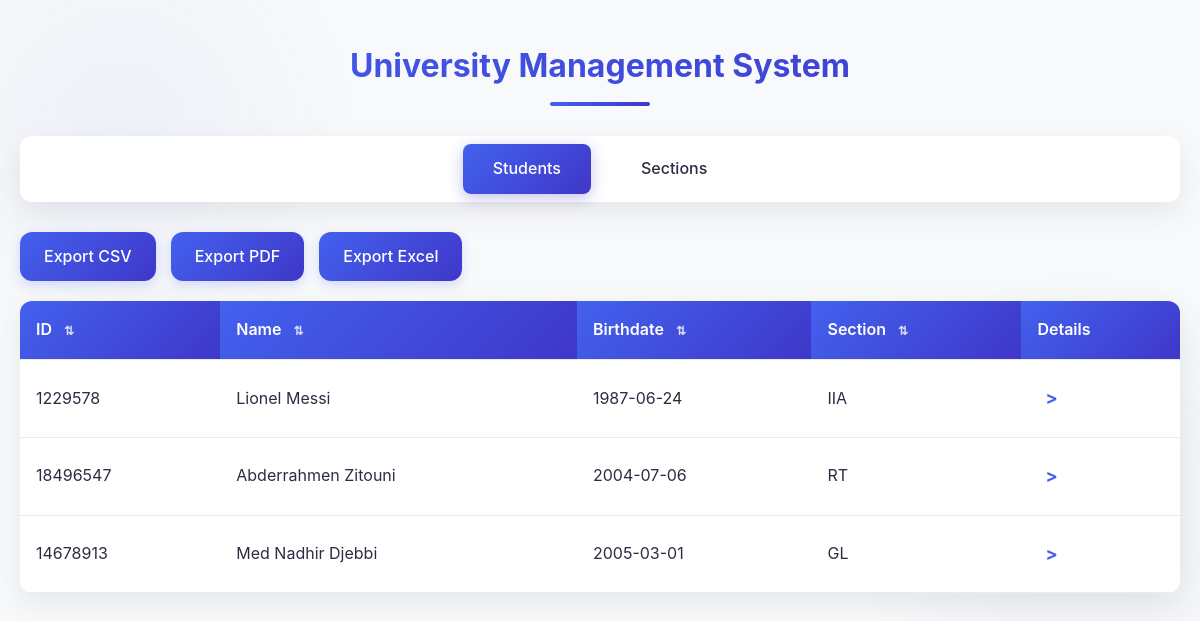
The page /?tab=students&sort_column=birthday&sort_order=asc on the database its author committed.
### tables this page shows
CREATE TABLE etudiant (
    id INT PRIMARY KEY,
    Name VARCHAR(50) NOT NULL,
    section_id INT NOT NULL,
    birthday DATE,
    FOREIGN KEY (section_id) REFERENCES section(id)
);

CREATE TABLE section (
    id INT PRIMARY KEY,
    designation VARCHAR(10) NOT NULL,
    description TEXT NOT NULL
);

### index.php (the view, shortened to what this page needs)
<?php
include('database.php');
$currentTab = isset($_GET['tab']) ? $_GET['tab'] : 'students';
$sort_column = isset($_GET['sort_column']) ? $_GET['sort_column'] : '';
$sort_order = isset($_GET['sort_order']) ? $_GET['sort_order'] : '';
$order_by = ($sort_column && $sort_order) ? "ORDER BY $sort_column $sort_order" : '';
if ($currentTab === 'students') {
    $query = "SELECT e.id, e.Name, e.birthday, s.designation as section_name
              FROM etudiant e
              JOIN section s ON e.section_id = s.id $order_by";
    $stmt = $pdo->prepare($query);
    $stmt->execute();
    $data = $stmt->fetchAll(PDO::FETCH_ASSOC);
} else {
    $query = "SELECT id, designation, description FROM section $order_by";
    $stmt = $pdo->prepare($query);
    $stmt->execute();
    $data = $stmt->fetchAll(PDO::FETCH_ASSOC);
}
require_once 'export.php';
?>
<!DOCTYPE html>
<html>
<head>
    <link rel="stylesheet" href="indexS.css">
</head>
<body>
    <h1>University Management System</h1>
    <div class="tabs">
        <div class="tab <?= $currentTab === 'students' ? 'active' : '' ?>">
            <a href="?tab=students">Students</a>
        </div>
        <div class="tab <?= $currentTab === 'sections' ? 'active' : '' ?>">
            <a href="?tab=sections">Sections</a>
        </div>
    </div>
    <?php if ($currentTab === 'students'): ?>
        <?php if (count($data) > 0): ?>
            <div class="export-buttons" style="margin: 10px 0; text-align: left;">
                <a href="export.php?export=1&type=csv&tab=<?= $currentTab ?><?= $sort_column ? '&sort_column='.$sort_column : '' ?><?= $sort_order ? '&sort_order='.$sort_order : '' ?>" class="action-btn btn-primary">Export CSV</a>
                <a href="export.php?export=1&type=pdf&tab=<?= $currentTab ?><?= $sort_column ? '&sort_column='.$sort_column : '' ?><?= $sort_order ? '&sort_order='.$sort_order : '' ?>" class="action-btn btn-primary">Export PDF</a>
                <a href="export.php?export=1&type=excel&tab=<?= $currentTab ?><?= $sort_column ? '&sort_column='.$sort_column : '' ?><?= $sort_order ? '&sort_order='.$sort_order : '' ?>" class="action-btn btn-primary">Export Excel</a>
            </div>
            <table>
                <tr>
                    <th>ID
                        <a href='?tab=students&sort_column=id&sort_order=asc' class='sort-btn'>&#8645;</a>
                    </th>
                    <th>Name
                        <a href='?tab=students&sort_column=Name&sort_order=asc' class='sort-btn'>&#8645;</a>
                    </th>
                    <th>Birthdate
                        <a href='?tab=students&sort_column=birthday&sort_order=asc' class='sort-btn'>&#8645;</a>
                    </th>
                    <th>Section
                        <a href='?tab=students&sort_column=section_name&sort_order=asc' class='sort-btn'>&#8645;</a>
                    </th>
                    <th>Details</th>
                </tr>
                <?php foreach ($data as $row): ?>
                    <tr>
                        <td><?= htmlspecialchars($row['id']) ?></td>
                        <td><?= htmlspecialchars($row['Name']) ?></td>
                        <td><?= htmlspecialchars($row['birthday']) ?></td>
                        <td><?= htmlspecialchars($row['section_name']) ?></td>
                        <td><a href='detailEtudiant.php?id=<?= $row['id'] ?>' class='details-link'>></a></td>
                    </tr>
                <?php endforeach; ?>
            </table>
        <?php else: ?>
            <p class="no-data">No students found</p>
        <?php endif; ?>
    <?php endif; ?>
</body>
</html>

### indexS.css (style rules this page uses)
:root { --primary-color: #4361ee; --primary-dark: #3a56d4; --secondary-color: #3f37c9; --error-color: #f72585; --success-color: #4cc9f0; --light-color: #f8f9fa; --dark-color: #212529; --text-color: #2b2d42; --border-radius: 12px; --box-shadow: 0 10px 30px rgba(0, 0, 0, 0.08); --transition: all 0.3s cubic-bezier(0.25, 0.8, 0.25, 1); --gradient: linear-gradient(135deg, #4361ee 0%, #3f37c9 100%); }
* { margin: 0; padding: 0; box-sizing: border-box; font-family: 'Inter', -apple-system, BlinkMacSystemFont, 'Segoe UI', Roboto, Oxygen, Ubuntu, Cantarell, sans-serif; }
body { background-color: #f8f9fa; color: var(--text-color); line-height: 1.6; padding: 20px; max-width: 1200px; margin: 0 auto; background-image: radial-gradient(circle at 10% 20%, rgba(67, 97, 238, 0.05) 0%, transparent 20%), radial-gradient(circle at 90% 80%, rgba(63, 55, 201, 0.05) 0%, transparent 20%); }
h1 { color: var(--dark-color); text-align: center; margin: 20px 0 30px; font-size: 32px; font-weight: 700; padding-bottom: 15px; background: var(--gradient); -webkit-background-clip: text; background-clip: text; color: transparent; position: relative; }
h1::after { content: ''; position: absolute; bottom: 0; left: 50%; transform: translateX(-50%); width: 100px; height: 4px; background: var(--gradient); border-radius: 2px; }
.tabs { display: flex; justify-content: center; margin-bottom: 30px; background: white; padding: 8px; border-radius: var(--border-radius); box-shadow: var(--box-shadow); }
.tab { padding: 12px 30px; margin: 0 10px; text-decoration: none; color: var(--text-color); font-weight: 500; border-radius: 8px; transition: var(--transition); position: relative; }
.tab a { text-decoration: none; color: inherit; }
.tab.active { background: var(--gradient); color: white; box-shadow: 0 4px 15px rgba(63, 55, 201, 0.3); }
.export-buttons { display: flex; justify-content: flex-start; gap: 15px; margin: 20px 0; }
.action-btn { padding: 12px 24px; border-radius: var(--border-radius); text-decoration: none; font-weight: 500; transition: var(--transition); display: inline-flex; align-items: center; gap: 8px; border: none; }
.btn-primary { background: var(--gradient); color: white; box-shadow: 0 4px 12px rgba(67, 97, 238, 0.2); }
table { width: 100%; margin: 20px 0; border-collapse: separate; border-spacing: 0; background: white; border-radius: var(--border-radius); overflow: hidden; box-shadow: var(--box-shadow); animation: fadeIn 0.5s ease-out; }
th, td { padding: 16px; text-align: left; border-bottom: 1px solid #e9ecef; }
th { background: var(--gradient); color: white; font-weight: 600; position: sticky; top: 0; }
.sort-btn { color: white; text-decoration: none; margin-left: 8px; font-size: 12px; opacity: 0.8; transition: var(--transition); }
tr { transition: var(--transition); }
.details-link { color: var(--primary-color); text-decoration: none; font-weight: bold; font-size: 18px; display: inline-block; transition: var(--transition); padding: 8px; }

### rows shown on the page
etudiant: id "1229578", Name "Lionel Messi", birthday "1987-06-24", section.designation "IIA"
etudiant: id "18496547", Name "Abderrahmen Zitouni", birthday "2004-07-06", section.designation "RT"
etudiant: id "14678913", Name "Med Nadhir Djebbi", birthday "2005-03-01", section.designation "GL"
